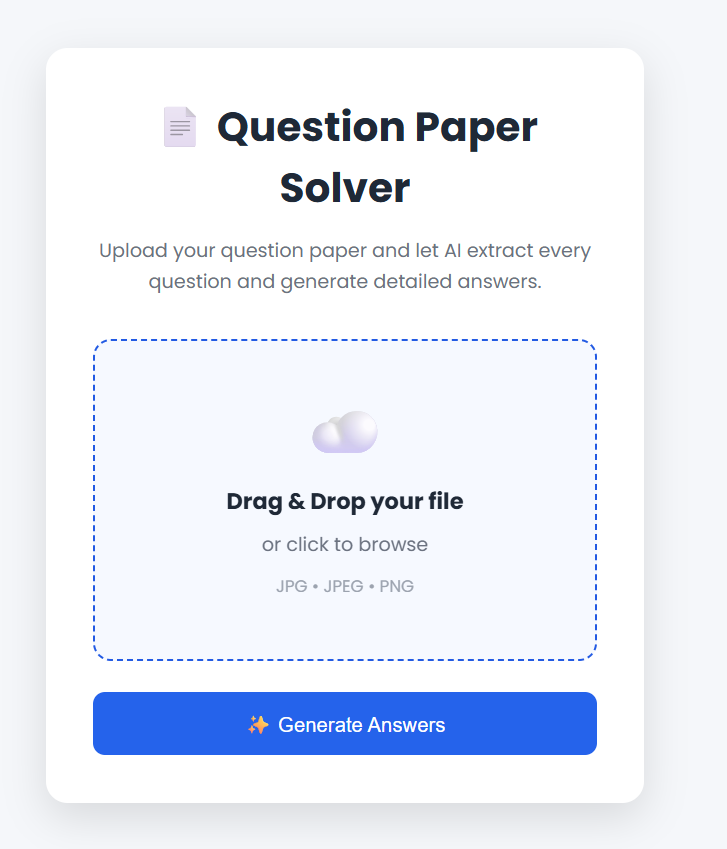
#> input picture assets/home.png, 727 x 849 px
$ python -i preprocess_image.py   (imports and definitions only)
#> lines starting #> are read from the running program, lines starting #| are printed output that depends on the picture; after the words box and inside, x2 and y2 are one past the last pixel; in counts of white or black regions, pixels touching at a corner belong together
import cv2

def preprocess_for_ocr(image_path):
#> called with image_path = '../assets/home.png'
    image = cv2.imread(image_path)
#> image is the input picture: shape (849, 727, 3); mean B, G, R 247.7, 237.8, 233.2

    if image is None:
        raise FileNotFoundError(image_path)

    gray =  cv2.cvtColor(image,cv2.COLOR_BGR2GRAY)
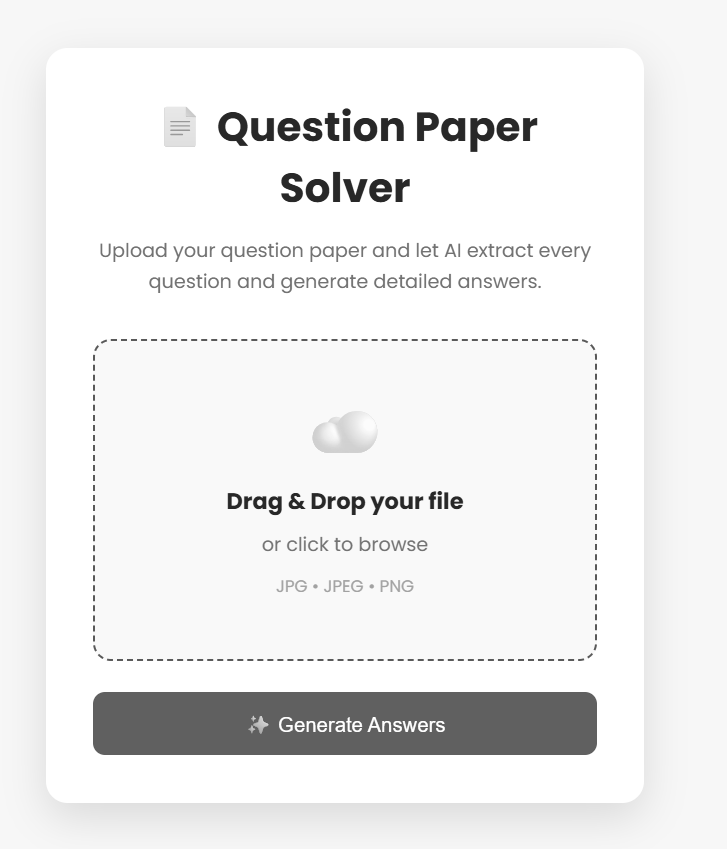
#> gray: shape (849, 727); min 40, max 255, mean 237.7
    upscaled = cv2.resize(
        gray,
        None,
        fx=2,
        fy=2,interpolation=cv2.INTER_CUBIC
        )
    blurred = cv2.GaussianBlur(upscaled, (3,3), 0)

    thresh = cv2.adaptiveThreshold(
    blurred,
    255,
    cv2.ADAPTIVE_THRESH_GAUSSIAN_C,
    cv2.THRESH_BINARY,
    31,
    15
    )
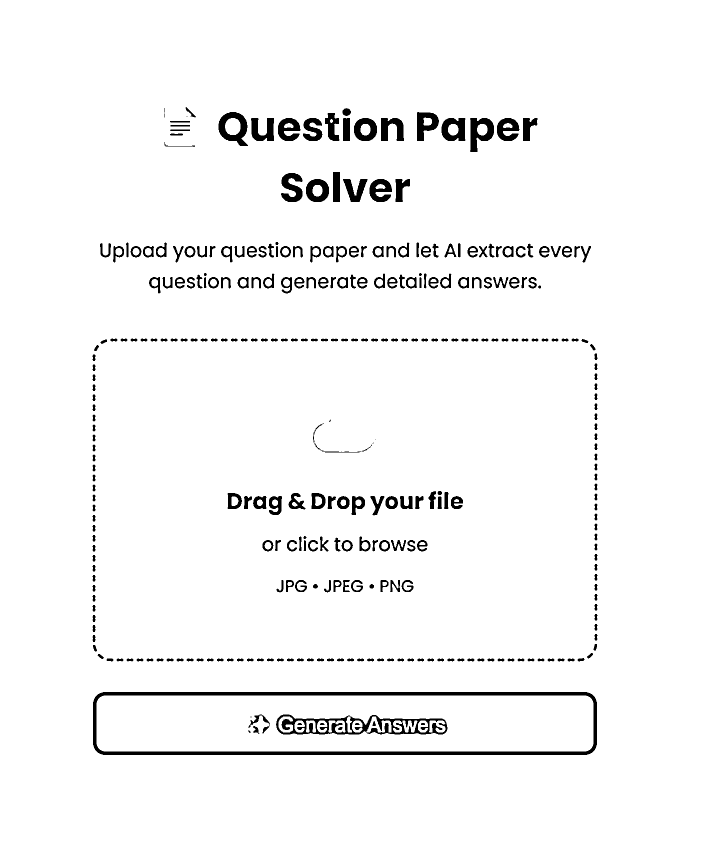
#> thresh: shape (1698, 1454) (shown at 1/2 size); 96.5% white; 337 black regions (8 under 20 px), largest, box (x1, y1, x2, y2) and area: (186, 1384, 1194, 1510) 15432, (552, 1429, 895, 1469) 5555, (437, 224, 496, 292) 2017


    processed_path = "processed.png"

    cv2.imwrite(processed_path, thresh)

    return processed_path


def preprocess_for_layout(image_path):

    image = cv2.imread(image_path)

    if image is None:
        raise FileNotFoundError(image_path)

    gray  =  cv2.cvtColor(image, cv2.COLOR_BGR2GRAY)

    _, binary = cv2.threshold(
        gray,
        180,
        255,
        cv2.THRESH_BINARY_INV
    )

    return binary

>>> result = preprocess_for_ocr('../assets/home.png')

$ run again, on assets/pdf.png
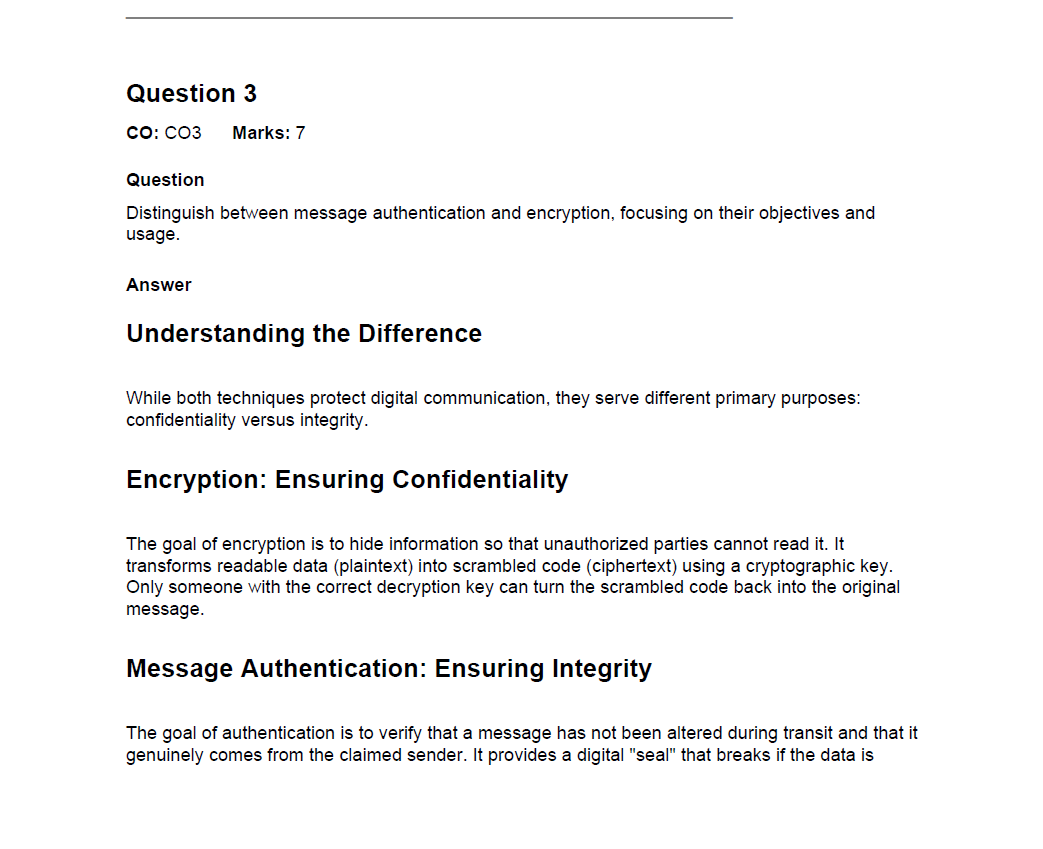
#> input picture assets/pdf.png, 1043 x 849 px
#> in preprocess_for_ocr, image is the input picture: shape (849, 1043, 3); mean B, G, R 245.5, 245.3, 245.2
#> in preprocess_for_ocr, `thresh = cv2.adaptiveThreshold( blurred, 255, cv2.ADAPTIVE_THRESH_GAUS..`:
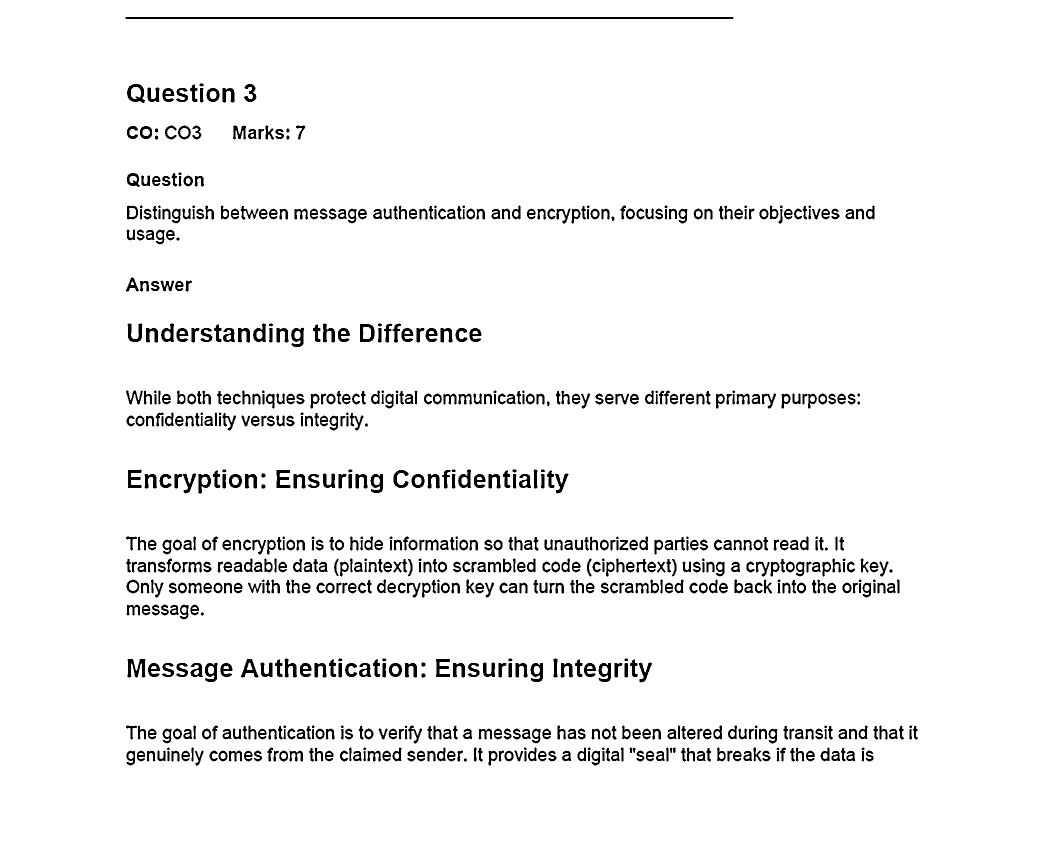
#> thresh: shape (1698, 2086) (shown at 1/2 size); 95.4% white; 811 black regions (11 under 20 px), largest, box (x1, y1, x2, y2) and area: (251, 34, 1467, 38) 4862, (255, 1318, 291, 1355) 766, (254, 168, 290, 206) 656
